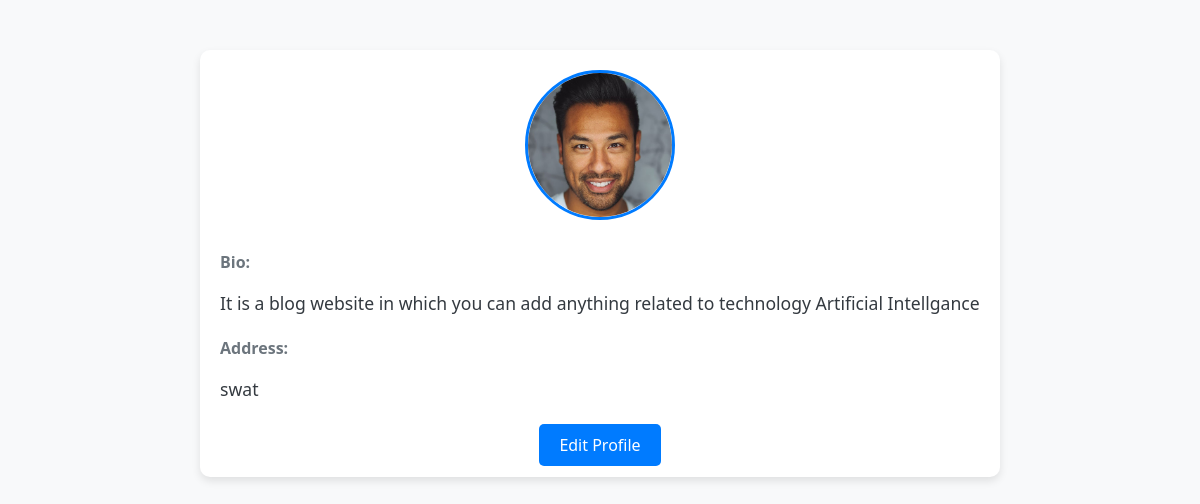
/user_profile/2/, run on the app's committed database.
### app/models.py (models this page shows, shortened)
class UserProfile(models.Model):
    user  = models.OneToOneField(User,on_delete=models.CASCADE)
    bio = models.CharField(max_length=233)
    address = models.CharField(max_length=233)
    profile_image = models.ImageField(blank=True,upload_to='User_images/')

### app/views.py (the view)
# urls.py: path('user_profile/<int:user_profile_id>/',user_profile,name='user_profile'),
def user_profile(request,user_profile_id):
    user_profile = UserProfile.objects.get(id = user_profile_id)
    context = {
        'user_profile':user_profile
    }
    return render(request,'user_profile.html',context)

### templates/user_profile.html (shortened to what this page needs)
<!DOCTYPE html>
<html lang="en">
<head>
    <link href="https://cdn.jsdelivr.net/npm/bootstrap@5.3.0-alpha1/dist/css/bootstrap.min.css" rel="stylesheet">
</head>
<body>
    <div class="container profile-container">
        <div class="profile-header">
            <img src="{{ user_profile.profile_image.url }}" alt="Profile Picture">
        </div>
        <div class="profile-info">
            <div class="info-item">
                <p class="info-label">Bio:</p>
                <p class="info-content">{{ user_profile.bio }}</p>
            </div>
            <div class="info-item">
                <p class="info-label">Address:</p>
                <p class="info-content">{{ user_profile.address }}</p>
            </div>
        </div>
        <div class="btn-edit-profile">
            <a href="{% url 'edit_profile'%}">Edit Profile</a>
        </div>
    </div>
</body>
</html>

### templates/user_profile.html (style rules this page uses)
body { background-color: #f8f9fa; }
.profile-container { max-width: 800px; margin: 50px auto; padding: 20px; background-color: white; border-radius: 10px; box-shadow: 0 4px 8px rgba(0, 0, 0, 0.1); }
.profile-header { text-align: center; margin-bottom: 30px; }
.profile-header img { width: 150px; height: 150px; border-radius: 50%; object-fit: cover; border: 3px solid #007bff; }
.profile-info { margin-top: 30px; }
.profile-info .info-item { margin-bottom: 20px; }
.info-label { font-weight: bold; color: #6c757d; }
.info-content { font-size: 1.1rem; color: #343a40; }
.btn-edit-profile { margin-top: 30px; text-align: center; }
.btn-edit-profile a { background-color: #007bff; color: white; padding: 10px 20px; border-radius: 5px; text-decoration: none; }

### data on the page
UserProfile: profile_image (picture), bio "It is a blog website in which you can add anything related to technology Artificial Intellgance", address "swat"
